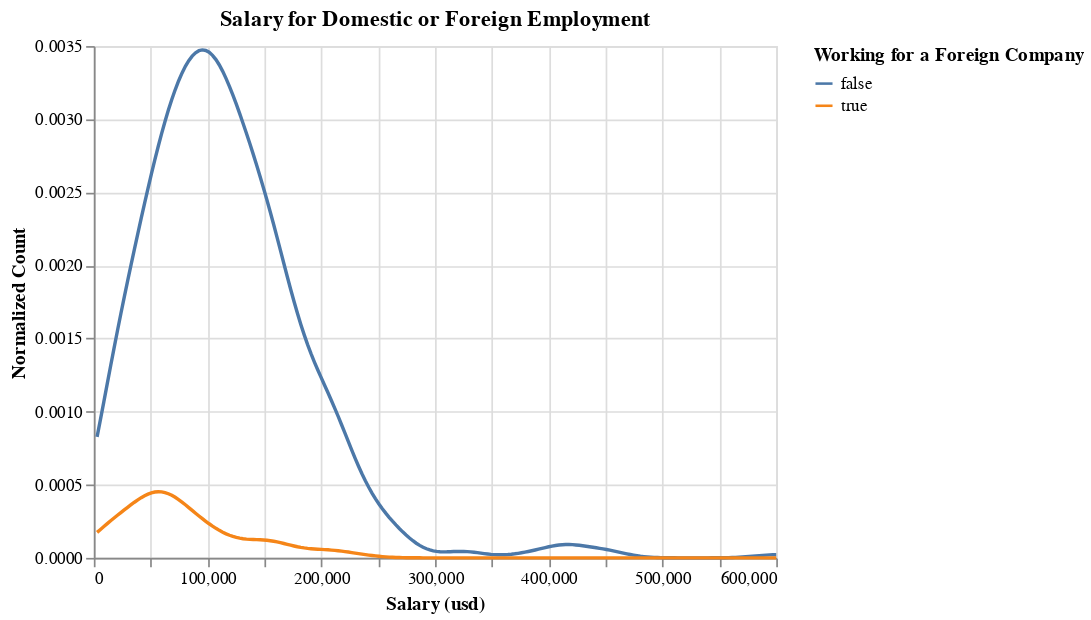

The notebook cell this image was saved under:
### Markdown cell above
### Working for a Foreign Company

### Code cell
#| echo: false

alt.Chart(data).transform_density(
    density="Salary (usd)",
    groupby=["Working for a Foreign Company"],
    counts=True
).mark_line().encode(
    x=alt.X(field="value", type="quantitative", title="Salary (usd)"),
    y=alt.Y("density", type="quantitative", title="Normalized Count"),
    color="Working for a Foreign Company"
).properties(width=WIDTH, height=HEIGHT, title="Salary for Domestic or Foreign Employment")

### Figure 1 — Vega-Lite specification as saved in the notebook (floating-point values rounded to 4 significant figures; data arrays with more than 128 entries replaced by an {"elided": "..."} marker saying what was removed)
{"config": {"view": {"continuousWidth": 400, "continuousHeight": 300}}, "data": {"name": "data-dd6cf98015db17211f7550a598c2e4d4"}, "mark": "line", "encoding": {"color": {"type": "nominal", "field": "Working for a Foreign Company"}, "x": {"type": "quantitative", "field": "value", "title": "Salary (usd)"}, "y": {"type": "quantitative", "field": "density", "title": "Normalized Count"}}, "height": 300, "title": "Salary for Domestic or Foreign Employment", "transform": [{"density": "Salary (usd)", "counts": true, "groupby": ["Working for a Foreign Company"]}], "width": 400, "$schema": "https://vega.github.io/schema/vega-lite/v4.8.1.json", "datasets": {"data-dd6cf98015db17211f7550a598c2e4d4": {"elided": "607 records"}}}
